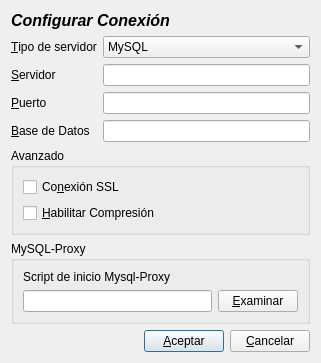
<?xml version="1.0" encoding="UTF-8"?>
<ui version="4.0">
 <class>fConfConexion</class>
 <widget class="QDialog" name="fConfConexion">
  <property name="windowModality">
   <enum>Qt::ApplicationModal</enum>
  </property>
  <property name="geometry">
   <rect>
    <x>0</x>
    <y>0</y>
    <width>321</width>
    <height>337</height>
   </rect>
  </property>
  <property name="windowTitle">
   <string>Configurar conexión</string>
  </property>
  <layout class="QVBoxLayout" name="verticalLayout_2">
   <item>
    <widget class="QLabel" name="label_4">
     <property name="font">
      <font>
       <pointsize>12</pointsize>
       <weight>75</weight>
       <italic>true</italic>
       <bold>true</bold>
      </font>
     </property>
     <property name="text">
      <string>Configurar Conexión</string>
     </property>
    </widget>
   </item>
   <item>
    <layout class="QGridLayout" name="gridLayout">
     <item row="1" column="0">
      <widget class="QLabel" name="label">
       <property name="text">
        <string>&amp;Servidor</string>
       </property>
       <property name="textFormat">
        <enum>Qt::AutoText</enum>
       </property>
       <property name="buddy">
        <cstring>ledServidor</cstring>
       </property>
      </widget>
     </item>
     <item row="1" column="1">
      <widget class="QLineEdit" name="ledServidor">
       <property name="minimumSize">
        <size>
         <width>200</width>
         <height>0</height>
        </size>
       </property>
      </widget>
     </item>
     <item row="2" column="0">
      <widget class="QLabel" name="label_2">
       <property name="text">
        <string>&amp;Puerto</string>
       </property>
       <property name="buddy">
        <cstring>ledPuerto</cstring>
       </property>
      </widget>
     </item>
     <item row="2" column="1">
      <widget class="QLineEdit" name="ledPuerto"/>
     </item>
     <item row="3" column="0">
      <widget class="QLabel" name="label_3">
       <property name="text">
        <string>&amp;Base de Datos</string>
       </property>
       <property name="buddy">
        <cstring>ledBaseDatos</cstring>
       </property>
      </widget>
     </item>
     <item row="3" column="1">
      <widget class="QLineEdit" name="ledBaseDatos"/>
     </item>
     <item row="0" column="1">
      <widget class="QComboBox" name="cbxTipoServidor">
       <item>
        <property name="text">
         <string>MySQL</string>
        </property>
       </item>
       <item>
        <property name="text">
         <string>MySQL Proxy</string>
        </property>
       </item>
      </widget>
     </item>
     <item row="0" column="0">
      <widget class="QLabel" name="label_5">
       <property name="text">
        <string>&amp;Tipo de servidor</string>
       </property>
       <property name="textFormat">
        <enum>Qt::AutoText</enum>
       </property>
       <property name="buddy">
        <cstring>cbxTipoServidor</cstring>
       </property>
      </widget>
     </item>
    </layout>
   </item>
   <item>
    <widget class="QGroupBox" name="groupBox">
     <property name="title">
      <string>Avanzado</string>
     </property>
     <layout class="QVBoxLayout" name="verticalLayout">
      <item>
       <widget class="QCheckBox" name="cbxSSL">
        <property name="text">
         <string>Co&amp;nexión SSL</string>
        </property>
       </widget>
      </item>
      <item>
       <widget class="QCheckBox" name="cbxCompresion">
        <property name="text">
         <string>&amp;Habilitar Compresión</string>
        </property>
       </widget>
      </item>
     </layout>
    </widget>
   </item>
   <item>
    <widget class="QGroupBox" name="grpBoxProxy">
     <property name="title">
      <string>MySQL-Proxy</string>
     </property>
     <layout class="QVBoxLayout" name="verticalLayout_3">
      <item>
       <widget class="QLabel" name="label_6">
        <property name="text">
         <string>Script de inicio Mysql-Proxy</string>
        </property>
       </widget>
      </item>
      <item>
       <layout class="QHBoxLayout" name="horizontalLayout_2">
        <item>
         <widget class="QLineEdit" name="ledProxyPath"/>
        </item>
        <item>
         <widget class="QPushButton" name="btnExaminar">
          <property name="text">
           <string>&amp;Examinar</string>
          </property>
         </widget>
        </item>
       </layout>
      </item>
     </layout>
    </widget>
   </item>
   <item>
    <layout class="QHBoxLayout" name="horizontalLayout">
     <item>
      <spacer name="horizontalSpacer">
       <property name="orientation">
        <enum>Qt::Horizontal</enum>
       </property>
       <property name="sizeHint" stdset="0">
        <size>
         <width>40</width>
         <height>20</height>
        </size>
       </property>
      </spacer>
     </item>
     <item>
      <widget class="QPushButton" name="btnAceptar">
       <property name="text">
        <string>&amp;Aceptar</string>
       </property>
       <property name="icon">
        <iconset resource="app.qrc">
         <normaloff>:/pics/dialog-ok-apply.png</normaloff>:/pics/dialog-ok-apply.png</iconset>
       </property>
       <property name="autoDefault">
        <bool>true</bool>
       </property>
       <property name="default">
        <bool>true</bool>
       </property>
      </widget>
     </item>
     <item>
      <widget class="QPushButton" name="btnCancelar">
       <property name="text">
        <string>&amp;Cancelar</string>
       </property>
       <property name="icon">
        <iconset resource="app.qrc">
         <normaloff>:/pics/dialog-close.png</normaloff>:/pics/dialog-close.png</iconset>
       </property>
      </widget>
     </item>
    </layout>
   </item>
  </layout>
 </widget>
 <resources>
  <include location="app.qrc"/>
 </resources>
 <connections>
  <connection>
   <sender>btnCancelar</sender>
   <signal>clicked()</signal>
   <receiver>fConfConexion</receiver>
   <slot>reject()</slot>
   <hints>
    <hint type="sourcelabel">
     <x>264</x>
     <y>230</y>
    </hint>
    <hint type="destinationlabel">
     <x>42</x>
     <y>218</y>
    </hint>
   </hints>
  </connection>
  <connection>
   <sender>btnAceptar</sender>
   <signal>clicked()</signal>
   <receiver>fConfConexion</receiver>
   <slot>accept()</slot>
   <hints>
    <hint type="sourcelabel">
     <x>211</x>
     <y>247</y>
    </hint>
    <hint type="destinationlabel">
     <x>88</x>
     <y>225</y>
    </hint>
   </hints>
  </connection>
 </connections>
</ui>
